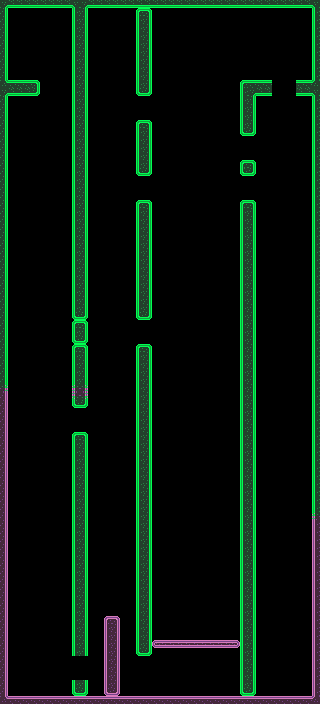

A 2D game scene composited from a Tiled map and its tileset images. What follows is a short description and the map's XML, with each tile layer's data collapsed to a summary:
An orthogonal 40x88 tile map with 8x8 px tiles, 1 tile layer (Tile Layer 1) and 43 objects.

<map version="1.10" tiledversion="1.10.2" orientation="orthogonal" renderorder="right-down" width="40" height="88" tilewidth="8" tileheight="8" infinite="0" nextlayerid="3" nextobjectid="66">
 <tileset firstgid="1" source="../../../purple.tsx" />
 <layer id="1" name="Tile Layer 1" width="40" height="88">
  <data>[3520 cells, 745 non-empty, 28 distinct tile ids]</data>
 </layer>
 <objectgroup id="2" name="coolio">
  <object id="18" gid="130" x="8" y="16" width="8" height="8">
   <properties>
    <property name="direction" value="S" />
    <property name="distance" type="int" value="97" />
    <property name="speed" type="int" value="16" />
   </properties>
  </object>
  <object id="19" gid="130" x="16" y="16" width="8" height="8">
   <properties>
    <property name="direction" value="S" />
    <property name="distance" type="int" value="97" />
    <property name="speed" type="int" value="16" />
   </properties>
  </object>
  <object id="20" gid="130" x="24" y="16" width="8" height="8">
   <properties>
    <property name="direction" value="S" />
    <property name="distance" type="int" value="97" />
    <property name="speed" type="int" value="16" />
   </properties>
  </object>
  <object id="21" gid="130" x="40" y="16" width="8" height="8">
   <properties>
    <property name="direction" value="S" />
    <property name="distance" type="int" value="97" />
    <property name="speed" type="int" value="16" />
   </properties>
  </object>
  <object id="22" gid="130" x="48" y="16" width="8" height="8">
   <properties>
    <property name="direction" value="S" />
    <property name="distance" type="int" value="97" />
    <property name="speed" type="int" value="16" />
   </properties>
  </object>
  <object id="23" gid="130" x="56" y="16" width="8" height="8">
   <properties>
    <property name="direction" value="S" />
    <property name="distance" type="int" value="97" />
    <property name="speed" type="int" value="16" />
   </properties>
  </object>
  <object id="24" gid="130" x="64" y="16" width="8" height="8">
   <properties>
    <property name="direction" value="S" />
    <property name="distance" type="int" value="97" />
    <property name="speed" type="int" value="16" />
   </properties>
  </object>
  <object id="25" gid="130" x="32" y="16" width="8" height="8">
   <properties>
    <property name="direction" value="S" />
    <property name="distance" type="int" value="97" />
    <property name="speed" type="int" value="16" />
   </properties>
  </object>
  <object id="26" gid="130" x="88" y="16" width="8" height="8">
   <properties>
    <property name="direction" value="S" />
    <property name="distance" type="int" value="97" />
    <property name="speed" type="int" value="16" />
   </properties>
  </object>
  <object id="27" gid="130" x="96" y="16" width="8" height="8">
   <properties>
    <property name="direction" value="S" />
    <property name="distance" type="int" value="97" />
    <property name="speed" type="int" value="16" />
   </properties>
  </object>
  <object id="28" gid="130" x="112" y="16" width="8" height="8">
   <properties>
    <property name="direction" value="S" />
    <property name="distance" type="int" value="97" />
    <property name="speed" type="int" value="16" />
   </properties>
  </object>
  <object id="29" gid="130" x="120" y="16" width="8" height="8">
   <properties>
    <property name="direction" value="S" />
    <property name="distance" type="int" value="97" />
    <property name="speed" type="int" value="16" />
   </properties>
  </object>
  <object id="30" gid="130" x="104" y="16" width="8" height="8">
   <properties>
    <property name="direction" value="S" />
    <property name="distance" type="int" value="97" />
    <property name="speed" type="int" value="16" />
   </properties>
  </object>
  <object id="36" gid="130" x="168" y="16" width="8" height="8">
   <properties>
    <property name="direction" value="S" />
    <property name="distance" type="int" value="97" />
    <property name="speed" type="int" value="16" />
   </properties>
  </object>
  <object id="37" gid="130" x="176" y="16" width="8" height="8">
   <properties>
    <property name="direction" value="S" />
    <property name="distance" type="int" value="97" />
    <property name="speed" type="int" value="16" />
   </properties>
  </object>
  <object id="38" gid="130" x="192" y="16" width="8" height="8">
   <properties>
    <property name="direction" value="S" />
    <property name="distance" type="int" value="97" />
    <property name="speed" type="int" value="16" />
   </properties>
  </object>
  <object id="39" gid="130" x="200" y="16" width="8" height="8">
   <properties>
    <property name="direction" value="S" />
    <property name="distance" type="int" value="97" />
    <property name="speed" type="int" value="16" />
   </properties>
  </object>
  <object id="40" gid="130" x="192" y="16" width="8" height="8">
   <properties>
    <property name="direction" value="S" />
    <property name="distance" type="int" value="97" />
    <property name="speed" type="int" value="16" />
   </properties>
  </object>
  <object id="41" gid="130" x="184" y="16" width="8" height="8">
   <properties>
    <property name="direction" value="S" />
    <property name="distance" type="int" value="97" />
    <property name="speed" type="int" value="16" />
   </properties>
  </object>
  <object id="42" gid="130" x="208" y="16" width="8" height="8">
   <properties>
    <property name="direction" value="S" />
    <property name="distance" type="int" value="97" />
    <property name="speed" type="int" value="16" />
   </properties>
  </object>
  <object id="43" gid="130" x="216" y="16" width="8" height="8">
   <properties>
    <property name="direction" value="S" />
    <property name="distance" type="int" value="97" />
    <property name="speed" type="int" value="16" />
   </properties>
  </object>
  <object id="44" gid="130" x="224" y="16" width="8" height="8">
   <properties>
    <property name="direction" value="S" />
    <property name="distance" type="int" value="97" />
    <property name="speed" type="int" value="16" />
   </properties>
  </object>
  <object id="45" gid="130" x="232" y="16" width="8" height="8">
   <properties>
    <property name="direction" value="S" />
    <property name="distance" type="int" value="97" />
    <property name="speed" type="int" value="16" />
   </properties>
  </object>
  <object id="46" gid="130" x="248" y="16" width="8" height="8">
   <properties>
    <property name="direction" value="S" />
    <property name="distance" type="int" value="97" />
    <property name="speed" type="int" value="16" />
   </properties>
  </object>
  <object id="47" gid="130" x="240" y="16" width="8" height="8">
   <properties>
    <property name="direction" value="S" />
    <property name="distance" type="int" value="97" />
    <property name="speed" type="int" value="16" />
   </properties>
  </object>
  <object id="48" gid="130" x="264" y="16" width="8" height="8">
   <properties>
    <property name="direction" value="S" />
    <property name="distance" type="int" value="97" />
    <property name="speed" type="int" value="16" />
   </properties>
  </object>
  </objectgroup>
</map>
<!-- 17 of 43 objects omitted -->
